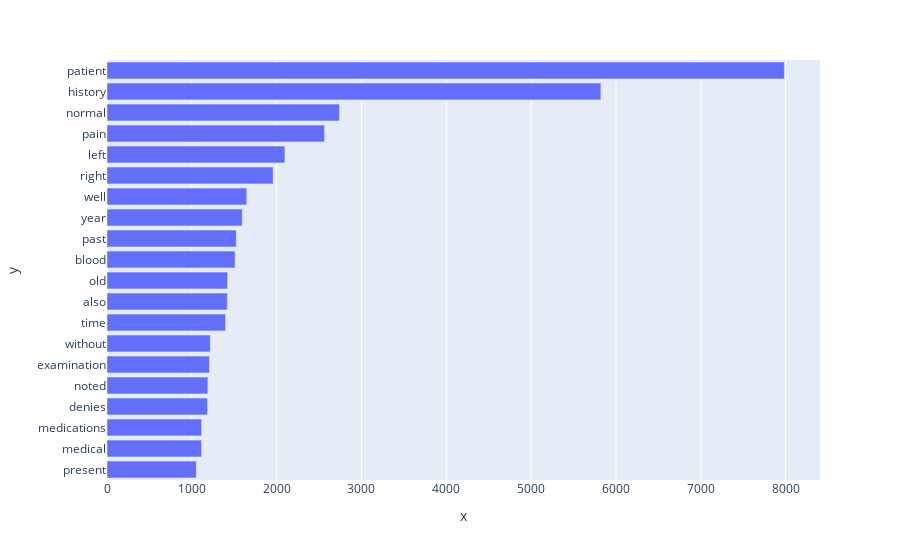

The notebook cell this image was saved under:
### Code cell
# pip install plotly
import plotly.express as px

fig = px.bar(y=fdist.index, x=fdist.values)

# sort values
fig.update_layout(barmode='stack', yaxis={'categoryorder':'total ascending'})

# show plot
fig.show()

### Figure 1 — Plotly figure (JSON) as saved in the notebook; plotly's stock layout.template omitted (floating-point values rounded to 4 significant figures)
{"data": [{"alignmentgroup": "True", "hovertemplate": "x=%{x}<br>y=%{y}<extra></extra>", "legendgroup": "", "marker": {"color": "#636efa", "pattern": {"shape": ""}}, "name": "", "offsetgroup": "", "orientation": "h", "showlegend": false, "textposition": "auto", "type": "bar", "x": [7985, 5822, 2740, 2565, 2097, 1959, 1648, 1594, 1524, 1510, 1422, 1418, 1398, 1218, 1208, 1189, 1186, 1115, 1115, 1053], "xaxis": "x", "y": ["patient", "history", "normal", "pain", "left", "right", "well", "year", "past", "blood", "old", "also", "time", "without", "examination", "noted", "denies", "medical", "medications", "present"], "yaxis": "y"}], "layout": {"barmode": "stack", "legend": {"tracegroupgap": 0}, "margin": {"t": 60}, "xaxis": {"anchor": "y", "domain": [0, 1], "title": {"text": "x"}}, "yaxis": {"anchor": "x", "categoryorder": "total ascending", "domain": [0, 1], "title": {"text": "y"}}}}
